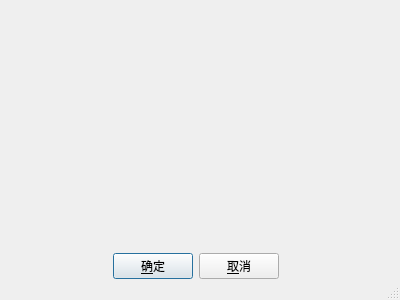
<?xml version="1.0" encoding="UTF-8"?>
<ui version="4.0">
 <class>Dialog</class>
 <widget class="QDialog" name="Dialog">
  <property name="geometry">
   <rect>
    <x>0</x>
    <y>0</y>
    <width>400</width>
    <height>300</height>
   </rect>
  </property>
  <property name="windowTitle">
   <string>Dialog</string>
  </property>
  <property name="sizeGripEnabled">
   <bool>true</bool>
  </property>
  <widget class="QWidget" name="layoutWidget">
   <property name="geometry">
    <rect>
     <x>20</x>
     <y>250</y>
     <width>351</width>
     <height>33</height>
    </rect>
   </property>
   <layout class="QHBoxLayout">
    <property name="spacing">
     <number>6</number>
    </property>
    <property name="margin">
     <number>0</number>
    </property>
    <item>
     <spacer>
      <property name="orientation">
       <enum>Qt::Horizontal</enum>
      </property>
      <property name="sizeHint" stdset="0">
       <size>
        <width>71</width>
        <height>31</height>
       </size>
      </property>
     </spacer>
    </item>
    <item>
     <widget class="QPushButton" name="okButton">
      <property name="text">
       <string>&amp;确定</string>
      </property>
     </widget>
    </item>
    <item>
     <widget class="QPushButton" name="cancelButton">
      <property name="text">
       <string>&amp;取消</string>
      </property>
     </widget>
    </item>
    <item>
     <spacer>
      <property name="orientation">
       <enum>Qt::Horizontal</enum>
      </property>
      <property name="sizeHint" stdset="0">
       <size>
        <width>40</width>
        <height>20</height>
       </size>
      </property>
     </spacer>
    </item>
   </layout>
  </widget>
 </widget>
 <resources/>
 <connections>
  <connection>
   <sender>okButton</sender>
   <signal>clicked()</signal>
   <receiver>Dialog</receiver>
   <slot>accept()</slot>
   <hints>
    <hint type="sourcelabel">
     <x>278</x>
     <y>253</y>
    </hint>
    <hint type="destinationlabel">
     <x>96</x>
     <y>254</y>
    </hint>
   </hints>
  </connection>
  <connection>
   <sender>cancelButton</sender>
   <signal>clicked()</signal>
   <receiver>Dialog</receiver>
   <slot>reject()</slot>
   <hints>
    <hint type="sourcelabel">
     <x>369</x>
     <y>253</y>
    </hint>
    <hint type="destinationlabel">
     <x>179</x>
     <y>282</y>
    </hint>
   </hints>
  </connection>
 </connections>
</ui>
